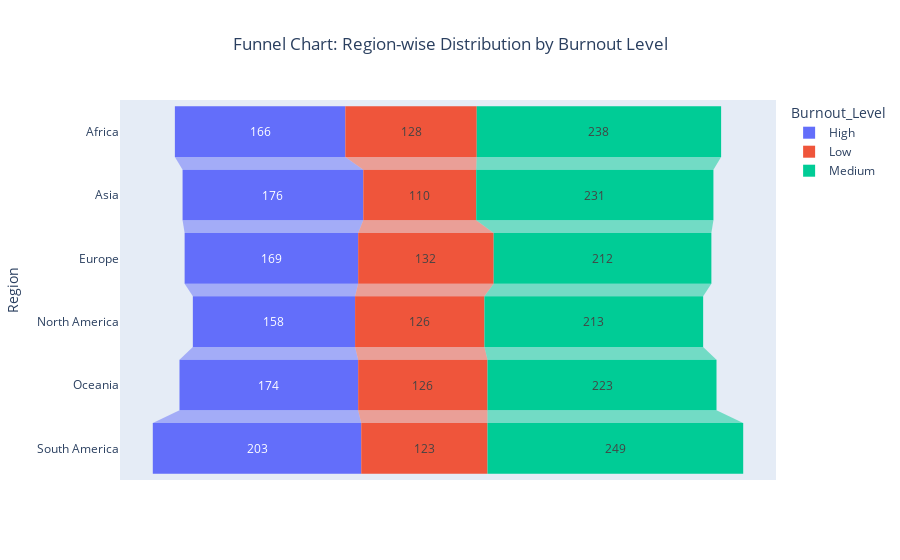

The notebook cell saved with this chart:
### Code cell
fig = px.funnel(region_burnout, x='Count',y='Region', color='Burnout_Level',
                title='Funnel Chart: Region-wise Distribution by Burnout Level')

fig.update_layout(title_x=0.5)
fig.show()

### Figure 1 — Plotly figure (JSON) as saved in the notebook; plotly's stock layout.template omitted (floating-point values rounded to 4 significant figures)
{"data": [{"hovertemplate": "Burnout_Level=High<br>Count=%{x}<br>Region=%{y}<extra></extra>", "legendgroup": "High", "marker": {"color": "#636efa"}, "name": "High", "orientation": "h", "showlegend": true, "type": "funnel", "x": [166, 176, 169, 158, 174, 203], "xaxis": "x", "y": ["Africa", "Asia", "Europe", "North America", "Oceania", "South America"], "yaxis": "y"}, {"hovertemplate": "Burnout_Level=Low<br>Count=%{x}<br>Region=%{y}<extra></extra>", "legendgroup": "Low", "marker": {"color": "#EF553B"}, "name": "Low", "orientation": "h", "showlegend": true, "type": "funnel", "x": [128, 110, 132, 126, 126, 123], "xaxis": "x", "y": ["Africa", "Asia", "Europe", "North America", "Oceania", "South America"], "yaxis": "y"}, {"hovertemplate": "Burnout_Level=Medium<br>Count=%{x}<br>Region=%{y}<extra></extra>", "legendgroup": "Medium", "marker": {"color": "#00cc96"}, "name": "Medium", "orientation": "h", "showlegend": true, "type": "funnel", "x": [238, 231, 212, 213, 223, 249], "xaxis": "x", "y": ["Africa", "Asia", "Europe", "North America", "Oceania", "South America"], "yaxis": "y"}], "layout": {"autosize": true, "legend": {"title": {"text": "Burnout_Level"}, "tracegroupgap": 0}, "title": {"text": "Funnel Chart: Region-wise Distribution by Burnout Level", "x": 0.5}, "xaxis": {"anchor": "y", "autorange": true, "domain": [0, 1], "range": [-319.4, 319.4], "title": {"text": "Count"}, "type": "linear"}, "yaxis": {"anchor": "x", "autorange": true, "domain": [0, 1], "range": [5.5, -0.5], "title": {"text": "Region"}, "type": "category"}}}
